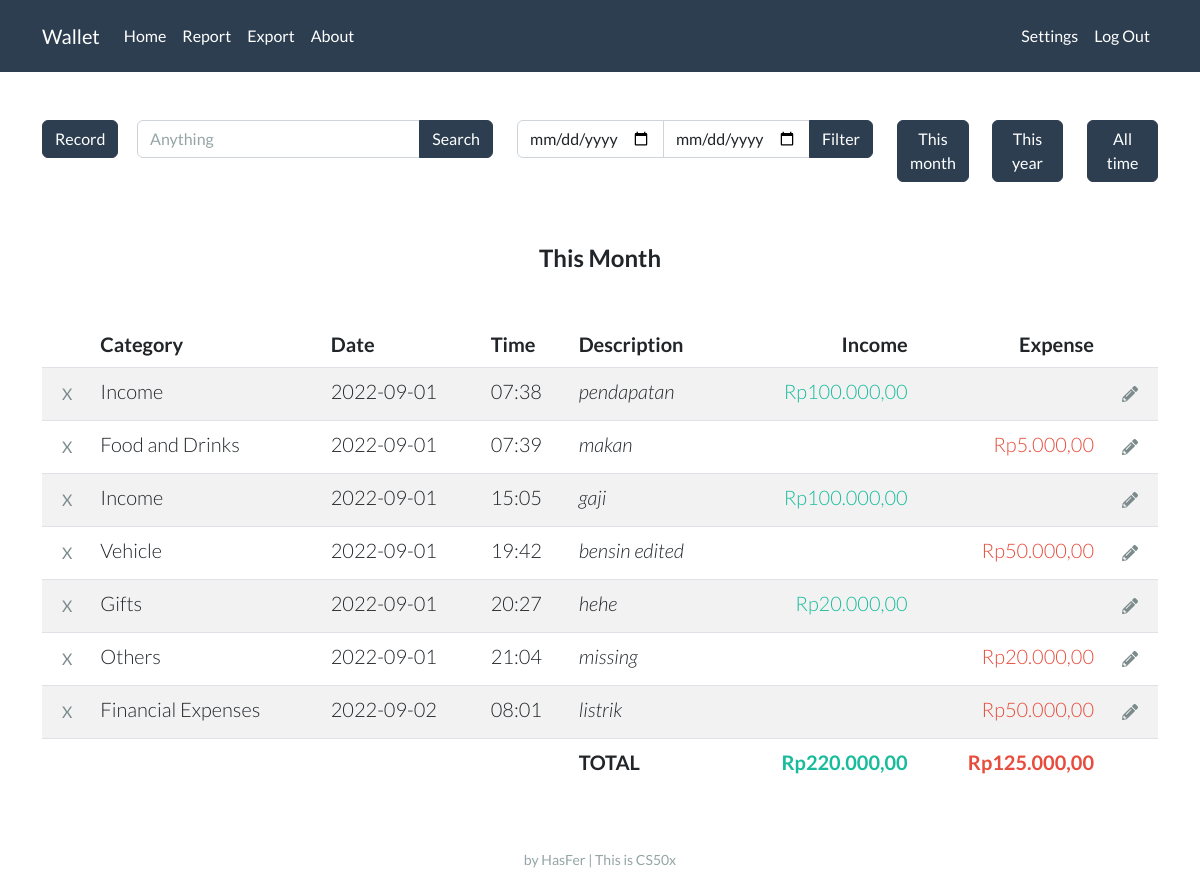
Page / (signed in) on the earlier database version.
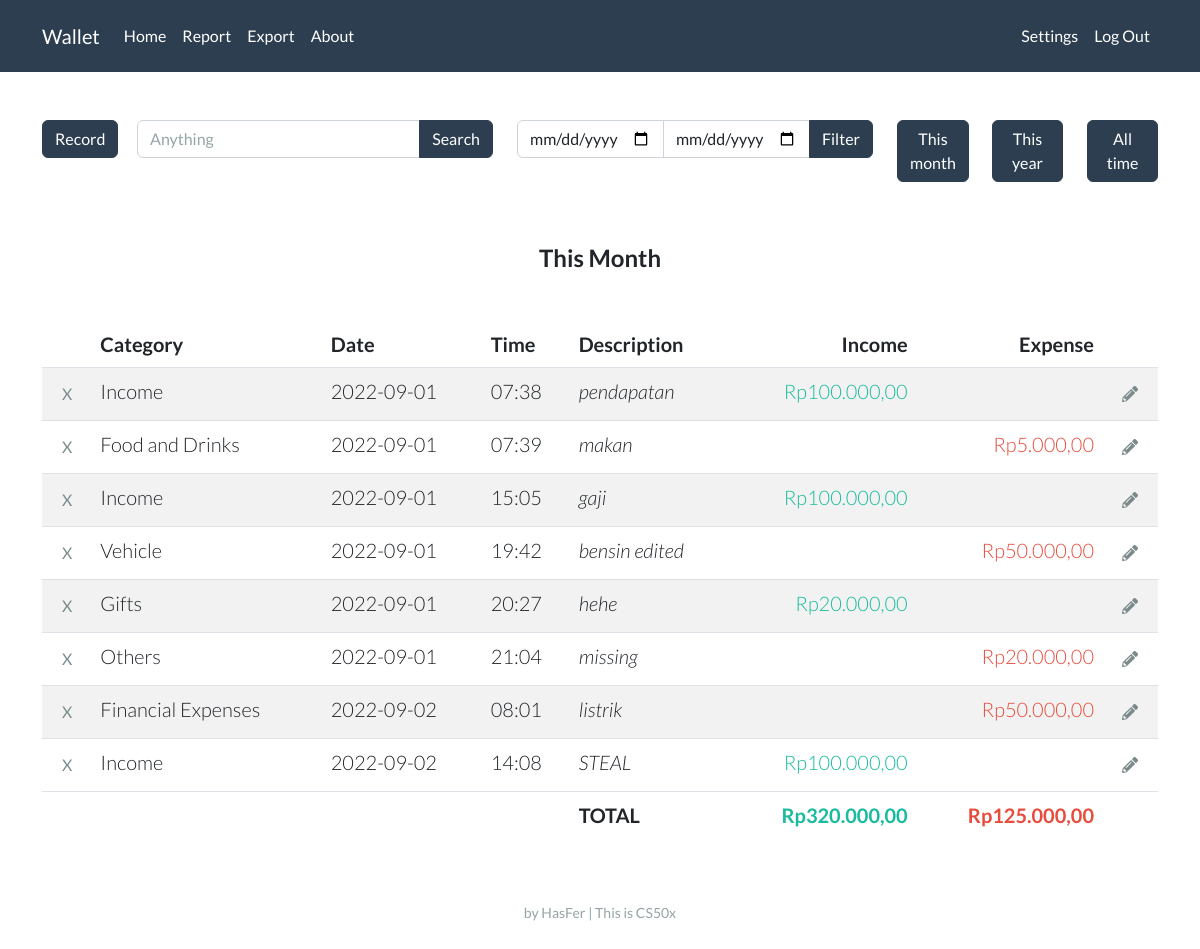
Same page on the later database version.
### tables this page shows
CREATE TABLE records (
                id INTEGER,
                user_id INTEGER,
                account_name TEXT,
                account_category TEXT,
                date NUMBER,
                time NUMBER,
                description TEXT, amount REAL, random_id TEXT,
                PRIMARY KEY(id),
                FOREIGN KEY(user_id) REFERENCES users(id)
                );

### app.py (the view, shortened to what this page needs)
@app.route("/", methods=["GET", "POST"])
def index():
    if session.get("user_id") is None:
        return render_template("index.html")
    con, cur = connect_db()
    if request.method == "GET":
        year_now = str(datetime.now().year)
        month_now = str(datetime.now().month)
        date_filter = year_now + '%' + month_now + '%'
        label = 'This Month'
    if request.form.get('filter_btn') == 'between':
        res = cur.execute("SELECT * FROM records WHERE user_id = ? AND date BETWEEN ? AND ?",
                          (session["user_id"], start_date, end_date))
    elif request.form.get('search_btn') == 'search_btn':
        res = cur.execute("SELECT * FROM records WHERE user_id = ? AND (account_name LIKE ? OR description LIKE ?)",
                          (session["user_id"], f"%{keyword}%", f"%{keyword}%"))
    else:
        res = cur.execute("SELECT * FROM records WHERE user_id = ? AND date LIKE ?", (session["user_id"], date_filter))
    res = list(res)
    income = 0
    expense = 0
    for i in res:
        if i[3] == 'Income':
            income += i[7]
        else:
            expense += i[7]
    records = []
    for i in res:
        i = list(i)
        i[7] = idr(i[7])
        records.append(i)
    income = idr(income)
    expense = idr(expense)
    income_list, expense_list = account_name_list()
    default_selected = "selected"
    con.close()
    return render_template("home.html", records=records, income=income, expense=expense, label=label, date_now=get_date_now(), time_now=get_time_now(), income_list=income_list, expense_list=expense_list, default_selected=default_selected)

### helpers.py (called while the page is built)
def connect_db(db="wallet.db"):
    con = sqlite3.connect(db)
    cur = con.cursor()
    return con, cur

def idr(value):
    value = f"Rp{value:,.2f}"
    rupiah = value.replace(".", "#")
    rupiah = rupiah.replace(",", ".")
    rupiah = rupiah.replace("#", ",")
    return rupiah

def get_date_now():
    now = datetime.now()
    day = now.day
    if day < 10:
        day = f"0{day}"
    month = now.month
    if month < 10:
        month = f"0{month}"
    year = now.year
    date_now = f"{year}-{month}-{day}"
    return date_now

def get_time_now():
    now = datetime.now()
    hour = now.hour
    if hour < 10:
        hour = f"0{hour}"
    minute = now.minute
    if minute < 10:
        minute = f"0{minute}"
    time_now = f"{hour}:{minute}"
    return time_now

def account_name_list(selected='', plug=''):
    con, cur = connect_db()
    res = cur.execute("SELECT * FROM account")
    income_list = []
    expense_list = []
    for i in res:
        if i[0] == 'Income':
            if i[1] == selected:
                income_list.append([i[1], 'selected'])
            else:
                income_list.append([i[1], plug])
        else:
            if i[1] == selected:
                expense_list.append([i[1], 'selected'])
            else:
                expense_list.append([i[1], plug])
    con.close()
    return income_list, expense_list

### templates/home.html (shortened to what this page needs)
{% extends "layout.html" %}
{% block main %}
<div class="row">
    <div class="col-lg-1">
        <button type="button" class="btn btn-primary mb-3" data-bs-toggle="collapse" data-bs-target="#demo">Record</button>
    </div>
        <div class="col-lg-4">
            <form action="/" method="post">
                <div class="input-group mb-3">
                    <input name="search_vield" type="text" class="form-control" placeholder="Anything" aria-label="Search" aria-describedby="button-addon2">
                    <button name="search_btn" value="search_btn" class="btn btn-primary" type="submit" id="button-addon2">Search</button>
                </div>
            </form>
        </div>
    <div class="col-lg-4">
        <form action="/" method="post">
            <div class="input-group mb-3">
                <input name="start_date" type="date" class="form-control">
                <input name="end_date" type="date" class="form-control">
                <button name="filter_btn" value="between" class="btn btn-primary" type="submit" id="button-addon2">Filter</button>
            </div>
        </form>
    </div>
    <div class="col-lg-1 mb-3">
        <button class="btn btn-primary mb-3" onclick="location.href = '/';">This month</button>
    </div>
    <div class="col-lg-1 mb-3">
        <form action="/" method="post">
            <button name="filter_btn" value="thisyear" type="submit" class="btn btn-primary mb-3">This year</button>
    </div>
    <div class="col-lg-1 mb-3">
            <button name="filter_btn" value="alltime" type="submit" class="btn btn-primary mb-3">All time</button>
    </div>
</div>
<br>
<h4 class="mb-5 fw-bold">{{ label }}</h4>
<table class="table table-striped">
    <thead>
        <tr>
            <th style="width:1%;"></th>
            <th class="text-start">Category</th>
            <th class="text-start">Date</th>
            <th class="text-start">Time</th>
            <th class="text-start">Description</th>
            <th class="text-end">Income</th>
            <th class="text-end">Expense</th>
            <th style="width:1%;"></th>
        </tr>
    </thead>
    <tbody>
        {% for record in records %}
        <tr>
            <td>
                <form action="/delete" method="post">
                    <input class="btn btn-outline-dark border-0" type="submit" value="X" title="Delete">
                </form>
            </td>
            <td class="text-start">{{ record[2] }}</td>
            <td class="text-start">{{ record[4] }}</td>
            <td class="text-start">{{ record[5] }}</td>
            <td class="text-start"><em>{{ record[6] }}</em></td>
            <td class="text-end text-success">{% if record[3] in "Income" %}{{ record[7] }}{% endif %}</td>
            <td class="text-end text-danger">{% if record[3] not in "Income" %}{{ record[7] }}{% endif %}</td>
            <td>
                <form action="/edit" method="post">
                    <button class="btn btn-outline-dark border-0" type="submit" title="Edit">
                    </button>
                </form>
            </td>
        </tr>
        {% endfor %}
    </tbody>
    <tfoot>
        <tr>
            <td class="border-0"></td>
            <td class="border-0"></td>
            <td class="border-0"></td>
            <td class="border-0"></td>
            <td class="border-0 fw-bold text-start">TOTAL</td>
            <td class="border-0 fw-bold text-end text-success">{{ income }}</td>
            <td class="border-0 fw-bold text-end text-danger">{{ expense }}</td>
            <td class="border-0"></td>
        </tr>
    </tfoot>
</table>
{% endblock %}

### templates/layout.html (shortened to what this page needs)
<!DOCTYPE html>
<html lang="en">
<head>
    <link rel="stylesheet" href="/static/light.css">
</head>
<body>
    <nav class="navbar navbar-expand-lg navbar-dark bg-primary">
        <div class="container">
            <a class="navbar-brand" href="/">Wallet</a>
            <div class="collapse navbar-collapse" id="navbarColor01">
                {% if session["user_id"] %}
                <ul class="navbar-nav me-auto">
                    <li class="nav-item"><a class="nav-link" href="/">Home</a></li>
                    <li class="nav-item"><a class="nav-link" href="/report">Report</a></li>
                    <li class="nav-item"><a class="nav-link" href="#">Export</a></li>
                    <li class="nav-item"><a class="nav-link" href="#">About</a></li>
                </ul>
                <ul class="navbar-nav ms-auto">
                    <li class="nav-item"><a class="nav-link" href="/settings">Settings</a></li>
                    <li class="nav-item"><a class="nav-link" href="/logout">Log Out</a></li>
                </ul>
                {% endif %}
            </div>
        </div>
    </nav>
    <main class="container py-5 lead text-center">
        {% block main %}{% endblock %}
    </main>
    <footer class="mb-5 small text-center text-muted">
        by HasFer | This is CS50x
    </footer>
</body>
</html>

Differences in the rows shown:
added records: account_name "Income", date "2022-09-02", time "14:08", description "STEAL", amount "Rp100.000,00"
Other differences:
{{ income }}: "Rp220.000,00" → "Rp320.000,00"
